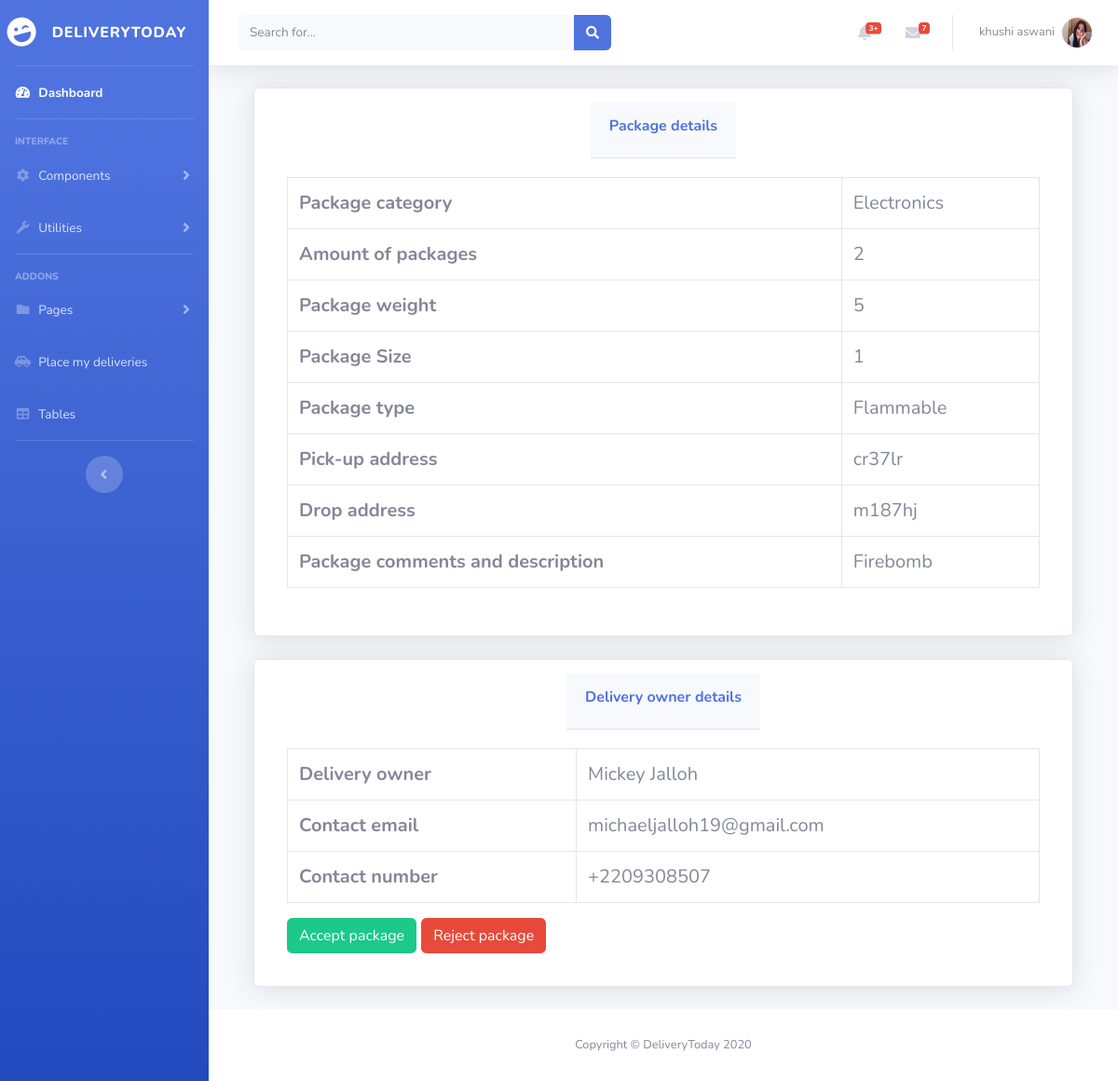
/driver/package_detail/1 (signed in), run on the app's committed database.
### flaskapp/models.py (models this page shows, shortened)
class BaseModel(Model):
    class Meta:
        database = db

class Package(BaseModel):
    user = ForeignKeyField(User, backref = "packages")
    amount = IntegerField()
    category = CharField()
    weight = IntegerField()
    size = IntegerField()
    pkgType = CharField()
    pkgSource = CharField()
    description = CharField()
    pkgDes = CharField()
    status = CharField() #Pending, In-Progress, Delievered, On-Pickup
    timestamp = DateTimeField()
    pickup_address = CharField()
    drop_address = CharField()

class User(BaseModel, UserMixin):  #user mixin is from flask login
    fname = CharField()
    lname = CharField()
    password_hash = CharField()
    email = CharField()
    confirmed = BooleanField()
    phoneno = CharField()
    account_type = CharField()
    profile_pic = CharField(default="380x500.png")

### flaskapp/driver/__init__.py (the view)
@driver.route("/driver/package_detail/<int:id>")
@login_required
def package_detail(id: int):
    permission_required(["Driver"])
    p: Package = Package.select().where(Package.id == id).first()
    return render_template("driver/package_detail.html", package = p)

### flaskapp/app.py (called while the page is built)
@app.before_request
def before_request():
    session.permanent = True
    app.permanent_session_lifetime = timedelta(minutes=30)

### flaskapp/helpers/permissionHandler.py (called while the page is built)
def permission_required(permissions: List):
    has_permission = False
    for permission in permissions:
        if permission in current_user.account_type:
            has_permission = True
    if not has_permission:
        abort(403)

### flaskapp/models.py (called while the page is built)
@login_manager.user_loader
def load_user(id):
    return User.select().where(User.id == id).first()

### flaskapp/templates/driver/package_detail.html
{% extends "admin-layout-driver.html" %}
{% block content %}
<div class="container">
    <div class="row">
        <div class="col-md-12">
            <div class="card shadow mb-4">
                <div class="card-header py-3">
                    <h6 class="font-weight-bold text-primary">Package details</h6>
                </div>
                <div class="card-body">
                    <div class="table-responsive">
                        <table class="table table-bordered" id="dataTable" width="100%" cellspacing="0">
                                <tr>
                                    <th>Package category</th>
                                    <td>{{package.category}}</td>
                                </tr>
                                <tr>
                                    <th>Amount of packages</th>
                                    <td>{{package.amount}}</td>
                                </tr>
                                <tr>
                                    <th>Package weight</th>
                                    <td>{{package.weight}}</td>
                                </tr>
                                <tr>
                                    <th>Package Size</th>
                                    <td>{{package.size}}</td>
                                </tr>
                                <tr>
                                    <th>Package type</th>
                                    <td>{{package.pkgType}}</td>
                                </tr>
                                <tr>
                                    <th>Pick-up address</th>
                                    <td>{{package.pkgSource}}</td>
                                </tr>
                                <tr>
                                    <th>Drop address</th>
                                    <td>{{package.pkgDes}}</td>
                                </tr>
                                <tr>
                                    <th>Package comments and description</th>
                                    <td>{{package.description}}</td>
                                </tr>
                        </table>
                    </div>
                </div>
            </div>
        </div>
        <div class="col-md-12">
            <div class="card shadow mb-4">
                <div class="card-header py-3">
                    <h6 class="font-weight-bold text-primary">Delivery owner details</h6>
                </div>
                <div class="card-body">
                    <div class="table-responsive">
                        <table class="table table-bordered" id="dataTable" width="100%" cellspacing="0">
                                <tr>
                                    <th>Delivery owner</th>
                                    <td>{{package.user.fname}} {{package.user.lname}}</td>
                                </tr>
                                <tr>
                                    <th>Contact email</th>
                                    <td>{{package.user.email}}</td>
                                </tr>
                                <tr>
                                    <th>Contact number</th>
                                    <td>{{package.user.phoneno}}</td>
                                </tr>
                        </table>
                        <a href = "{{ url_for('driver.accept_package', id = package.id)}}" class = "btn btn-success">Accept package</a>
                        <a href = "{{ url_for('driver.reject_package', id = package.id)}}" class = "btn btn-danger">Reject package</a>
                    </div>
                </div>
            </div>
        </div>
    </div>
</div>
{% endblock content %}

### flaskapp/static/css/site.css (style rules this page uses)
Body { background-image: url("/static/images/Delogo.png"); background-size: cover; background-attachment: fixed; background-size: 100%, 100%; font-family: 'Times New Roman', Times, serif; }
* { margin: 0px; padding: 0px; }
.card { background: transparent; border-radius: 0px; border: 0px; border-bottom: 1px solid gray; padding: 15px; color:black; font-size: 20px; }
.card-header { align-self: center; font-size: 20px; color: white; }

### data on the page
Package: category "Electronics", amount "2", weight "5", size "1", pkgType "Flammable", pkgSource "cr37lr", pkgDes "m187hj", description "Firebomb"
User: user.fname "Mickey", user.lname "Jalloh", user.email "michaeljalloh19@gmail.com", user.phoneno "+2209308507"

### other printed values
{{ session["name"] }} "khushi aswani"
